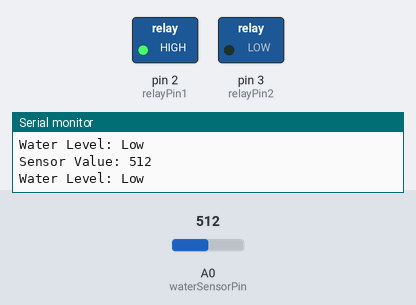
Bench run of a sketch on a simulated Arduino Uno, built with avr-gcc and run on an emulated ATmega328P. Shown: switched loads named in the sketch (green lamp = pin HIGH), the last lines printed to the serial monitor. Inputs (shaded band) come from the test bench; at power-on: A0 (waterSensorPin) = 512.

Above: at 1.8 s.
1.9 s: A0 (waterSensorPin) set to 583
3.4 s: A0 (waterSensorPin) set to 618
At 5.2 s:
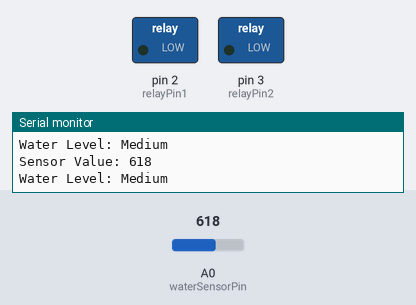
5.5 s: A0 (waterSensorPin) set to 590
At 7.0 s:
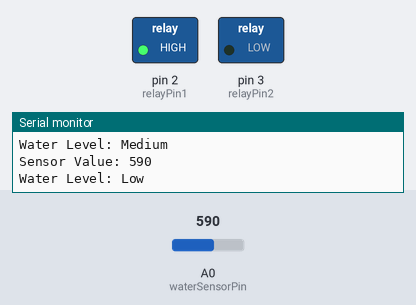
7.5 s: A0 (waterSensorPin) set to 610
At 8.5 s:
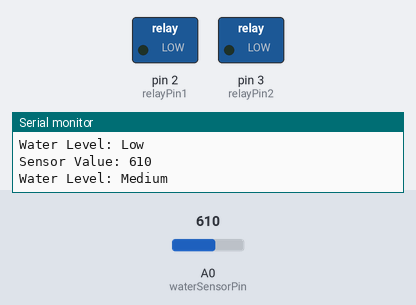
Timing chart, 0 to 10.5 s (numbered marks = the images above; inputs shaded):
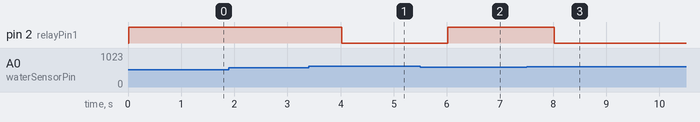

Measured:
- the behaviour switches between 600 and 601 on A0 (waterSensorPin) (found by bisection; images 0 and 1)
- after the input at 3.4 s, pin 2 (relayPin1): HIGH → LOW after 0.62 s
- after the input at 5.5 s, pin 2 (relayPin1): LOW → HIGH after 0.52 s
- after the input at 7.5 s, pin 2 (relayPin1): HIGH → LOW after 0.52 s

The sketch:

Water_level_Sensor_Motor_with_Arduino.ino
```cpp
int waterSensorPin = A0;  // Analog pin for the water level sensor
int relayPin1 = 2;        // Relay control pin for Channel 1
int relayPin2 = 3;        // Relay control pin for Channel 2 (not used)

void setup() {
  Serial.begin(9600);       // Start serial communication
  pinMode(relayPin1, OUTPUT);  // Set relay pin 1 as an output
  pinMode(relayPin2, OUTPUT);  // Set relay pin 2 as an output
  digitalWrite(relayPin1, LOW); // Ensure relay 1 is off initially
  digitalWrite(relayPin2, LOW); // Ensure relay 2 is off initially
  Serial.println("Water Level Monitoring with Motor Control");
}

void loop() {
  int sensorValue = analogRead(waterSensorPin);  // Read the water sensor value

  Serial.print("Sensor Value: ");
  Serial.println(sensorValue);

  if (sensorValue <= 500) {
    Serial.println("Water Level: Empty");
    digitalWrite(relayPin1, HIGH);  // Turn the motor ON
  }
  else if (sensorValue > 500 && sensorValue <= 600) {
    Serial.println("Water Level: Low");
    digitalWrite(relayPin1, HIGH);  // Turn the motor ON
  }
  else if (sensorValue > 600 && sensorValue <= 800) {
    Serial.println("Water Level: Medium");
    digitalWrite(relayPin1, LOW);   // Turn the motor OFF
  }
  else if (sensorValue > 600) {
    Serial.println("Water Level: High");
    digitalWrite(relayPin1, LOW);   // Turn the motor OFF
  }

  delay(1000); // Wait for 1 second before the next reading
}
```
